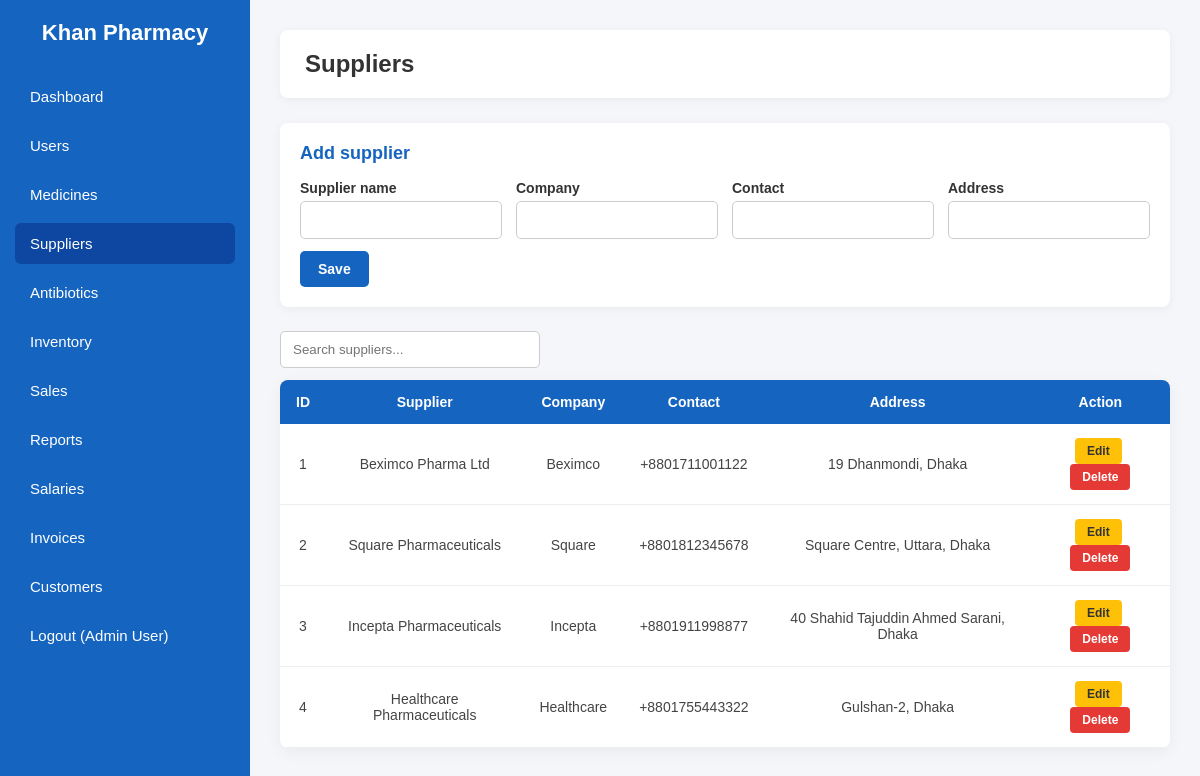
Page /suppliers.php (signed in) on the committed database.
### tables this page shows
CREATE TABLE `suppliers` (
    `supplier_id` INT AUTO_INCREMENT PRIMARY KEY,
    `supplier_name` VARCHAR(100) NOT NULL,
    `contact_no` VARCHAR(20) NOT NULL,
    `address` TEXT NOT NULL,
    `company_name` VARCHAR(100) NOT NULL,
    `created_at` TIMESTAMP DEFAULT CURRENT_TIMESTAMP
);

### includes/auth.php (called while the page is built, shortened)
<?php
function h($text)
{
    return htmlspecialchars((string) $text, ENT_QUOTES, "UTF-8");
}

### suppliers.php (the view, shortened to what this page needs)
<?php
require_once "includes/db.php";
require_once "includes/auth.php";
$edit = null;
$rows = $conn->query("SELECT * FROM suppliers ORDER BY supplier_id")->fetch_all(MYSQLI_ASSOC);
require_once "includes/header.php";
?>
<div class="card">
    <h2><?php echo $edit ? "Edit supplier" : "Add supplier"; ?></h2>
    <form method="post">
        <div class="form-row">
            <div class="form-group">
                <label>Supplier name</label>
                <input type="text" name="supplier_name" required value="<?php echo h($edit["supplier_name"] ?? ""); ?>">
            </div>
            <div class="form-group">
                <label>Company</label>
                <input type="text" name="company_name" required value="<?php echo h($edit["company_name"] ?? ""); ?>">
            </div>
            <div class="form-group">
                <label>Contact</label>
                <input type="text" name="contact_no" required value="<?php echo h($edit["contact_no"] ?? ""); ?>">
            </div>
            <div class="form-group">
                <label>Address</label>
                <input type="text" name="address" required value="<?php echo h($edit["address"] ?? ""); ?>">
            </div>
        </div>
        <div class="form-actions">
            <button type="submit" class="save-btn">Save</button>
        </div>
    </form>
</div>
<input type="text" class="search-box" data-table="data-table" placeholder="Search suppliers...">
<table id="data-table">
    <thead>
        <tr>
            <th>ID</th>
            <th>Supplier</th>
            <th>Company</th>
            <th>Contact</th>
            <th>Address</th>
            <th>Action</th>
        </tr>
    </thead>
    <tbody>
        <?php foreach ($rows as $row) { ?>
        <tr>
            <td><?php echo (int) $row["supplier_id"]; ?></td>
            <td><?php echo h($row["supplier_name"]); ?></td>
            <td><?php echo h($row["company_name"]); ?></td>
            <td><?php echo h($row["contact_no"]); ?></td>
            <td><?php echo h($row["address"]); ?></td>
            <td>
                <a class="edit" href="suppliers.php?edit=<?php echo (int) $row["supplier_id"]; ?>">Edit</a>
                <form method="post" class="delete-form" style="display:inline">
                    <button type="submit" class="delete">Delete</button>
                </form>
            </td>
        </tr>
        <?php } ?>
    </tbody>
</table>
<?php require_once "includes/footer.php"; ?>

### css/style.css (style rules this page uses)
* { margin: 0; padding: 0; box-sizing: border-box; font-family: Arial, Helvetica, sans-serif; }
body { display: flex; background: #f4f6f9; min-height: 100vh; }
.card { background: white; padding: 20px; border-radius: 8px; box-shadow: 0 2px 10px rgba(0, 0, 0, 0.05); margin-bottom: 24px; }
.card h2 { font-size: 18px; color: #1565C0; margin-bottom: 16px; }
.form-row { display: flex; flex-wrap: wrap; gap: 14px; margin-bottom: 12px; }
.form-group { display: flex; flex-direction: column; gap: 5px; flex: 1; min-width: 180px; }
.form-group label { font-size: 14px; font-weight: bold; color: #333; }
.form-group input, .form-group select, .form-group textarea { padding: 10px; border: 1px solid #ccc; border-radius: 5px; font-size: 14px; }
.form-actions { display: flex; gap: 10px; margin-top: 10px; }
.save-btn, .add-btn { background: #1565C0; color: white; border: none; padding: 10px 18px; border-radius: 5px; cursor: pointer; font-weight: bold; font-size: 14px; }
.search-box { padding: 10px 12px; border: 1px solid #ccc; border-radius: 5px; width: 260px; margin-bottom: 12px; }
table { width: 100%; border-collapse: collapse; background: white; border-radius: 8px; overflow: hidden; box-shadow: 0 4px 15px rgba(0, 0, 0, 0.05); }
th { background: #1565C0; color: white; padding: 14px 16px; text-align: center; font-size: 14px; }
td { padding: 14px 16px; text-align: center; border-bottom: 1px solid #eee; font-size: 14px; color: #444; }
.edit { background: #FFC107; color: #333; border: none; padding: 6px 12px; border-radius: 4px; cursor: pointer; font-weight: bold; font-size: 12px; text-decoration: none; margin-right: 4px; display: inline-block; }
.delete { background: #E53935; color: white; border: none; padding: 6px 12px; border-radius: 4px; cursor: pointer; font-weight: bold; font-size: 12px; }

### rows in the picture
suppliers: supplier_id "1", supplier_name "Beximco Pharma Ltd", company_name "Beximco", contact_no "+8801711001122", address "19 Dhanmondi, Dhaka"
suppliers: supplier_id "2", supplier_name "Square Pharmaceuticals", company_name "Square", contact_no "+8801812345678", address "Square Centre, Uttara, Dhaka"
suppliers: supplier_id "3", supplier_name "Incepta Pharmaceuticals", company_name "Incepta", contact_no "+8801911998877", address "40 Shahid Tajuddin Ahmed Sarani, Dhaka"
suppliers: supplier_id "4", supplier_name "Healthcare Pharmaceuticals", company_name "Healthcare", contact_no "+8801755443322", address "Gulshan-2, Dhaka"

### other values in the picture
$_SESSION["name"] "Admin User"
$page_title "Suppliers"
